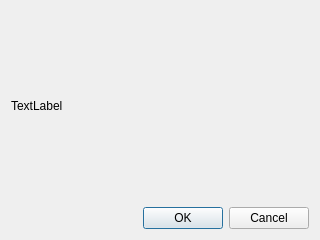
<?xml version="1.0" encoding="UTF-8"?>
<ui version="4.0">
 <class>Dialog</class>
 <widget class="QDialog" name="Dialog">
  <property name="geometry">
   <rect>
    <x>0</x>
    <y>0</y>
    <width>320</width>
    <height>240</height>
   </rect>
  </property>
  <property name="windowTitle">
   <string>Dialog</string>
  </property>
  <layout class="QVBoxLayout" name="verticalLayout">
   <item>
    <widget class="QLabel" name="label_image">
     <property name="text">
      <string>TextLabel</string>
     </property>
    </widget>
   </item>
   <item>
    <widget class="QDialogButtonBox" name="buttonBox">
     <property name="orientation">
      <enum>Qt::Horizontal</enum>
     </property>
     <property name="standardButtons">
      <set>QDialogButtonBox::Cancel|QDialogButtonBox::Ok</set>
     </property>
    </widget>
   </item>
  </layout>
 </widget>
 <resources/>
 <connections>
  <connection>
   <sender>buttonBox</sender>
   <signal>accepted()</signal>
   <receiver>Dialog</receiver>
   <slot>accept()</slot>
   <hints>
    <hint type="sourcelabel">
     <x>248</x>
     <y>254</y>
    </hint>
    <hint type="destinationlabel">
     <x>157</x>
     <y>274</y>
    </hint>
   </hints>
  </connection>
  <connection>
   <sender>buttonBox</sender>
   <signal>rejected()</signal>
   <receiver>Dialog</receiver>
   <slot>reject()</slot>
   <hints>
    <hint type="sourcelabel">
     <x>316</x>
     <y>260</y>
    </hint>
    <hint type="destinationlabel">
     <x>286</x>
     <y>274</y>
    </hint>
   </hints>
  </connection>
 </connections>
</ui>
